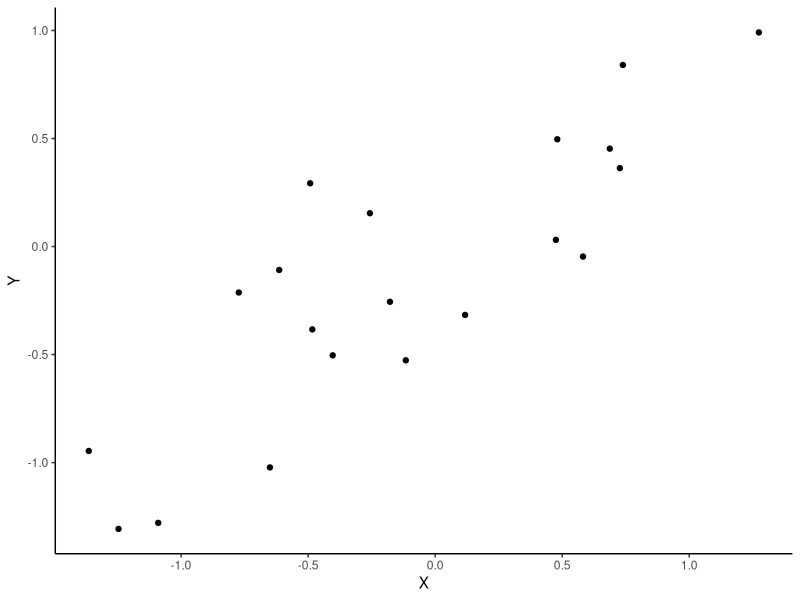
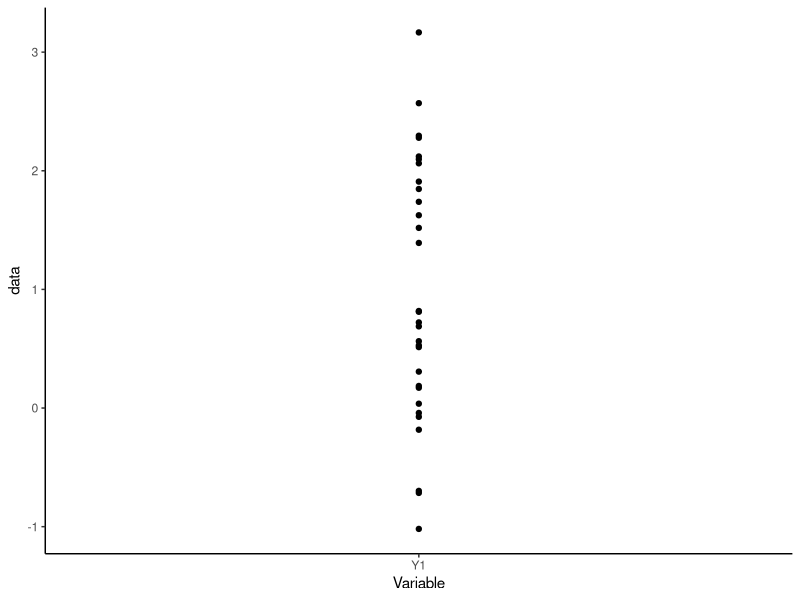
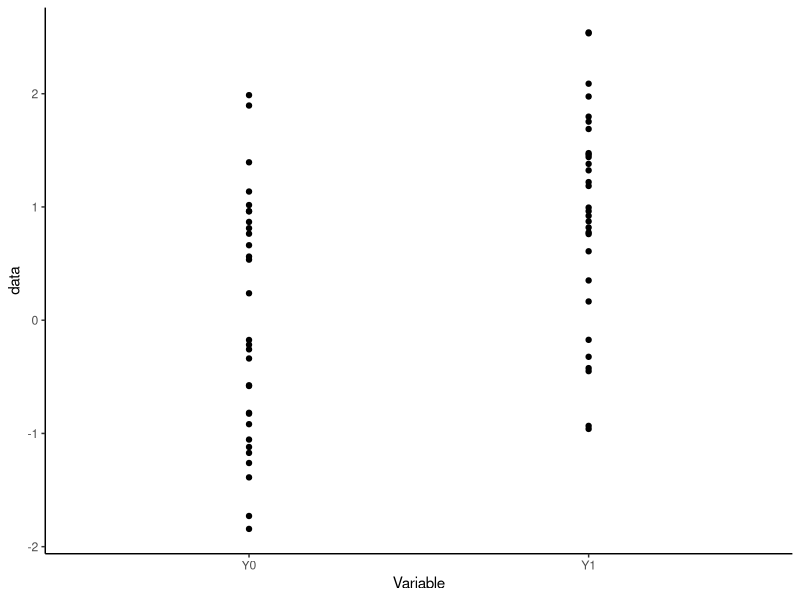
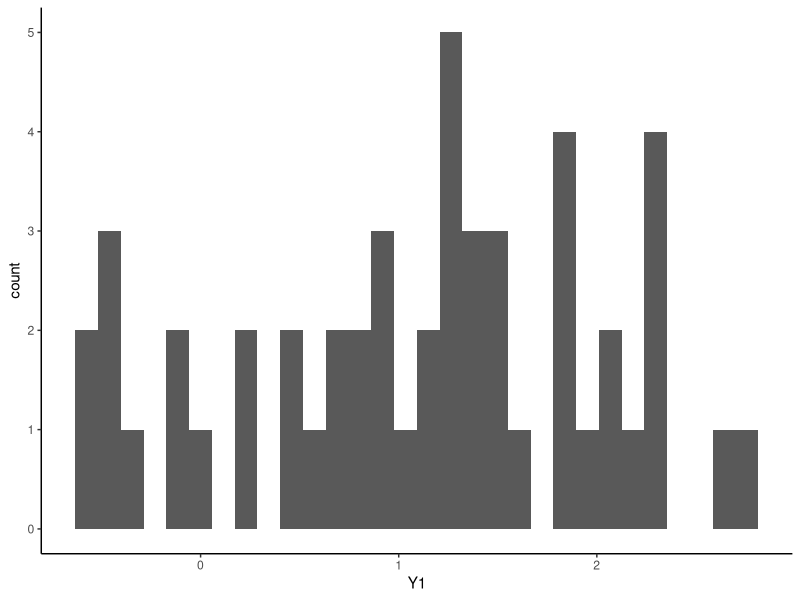
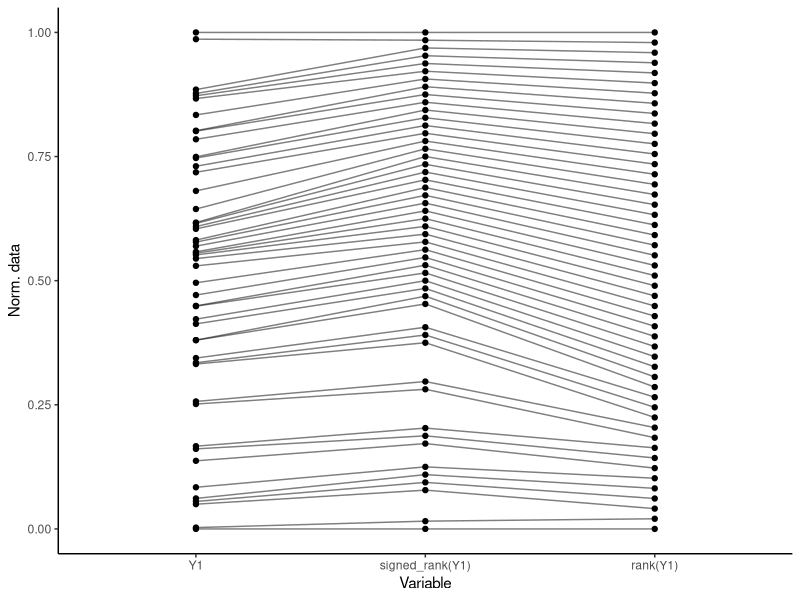
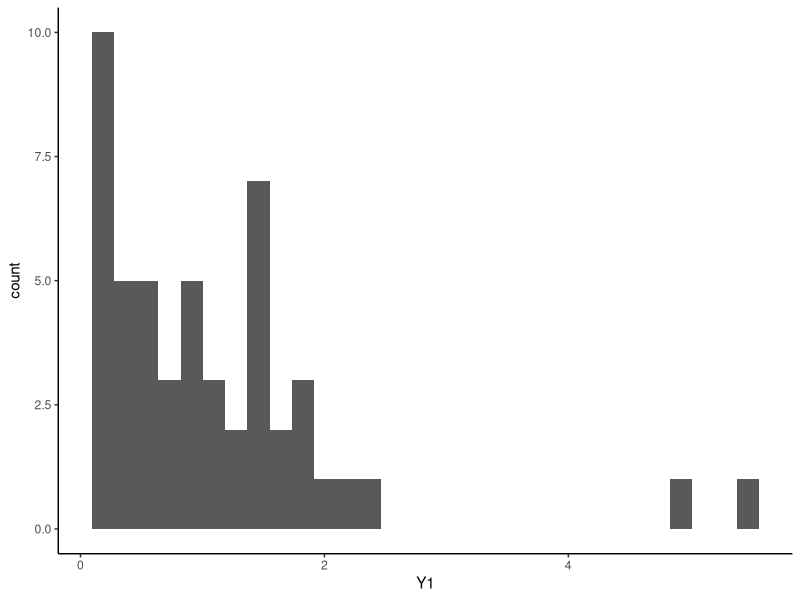
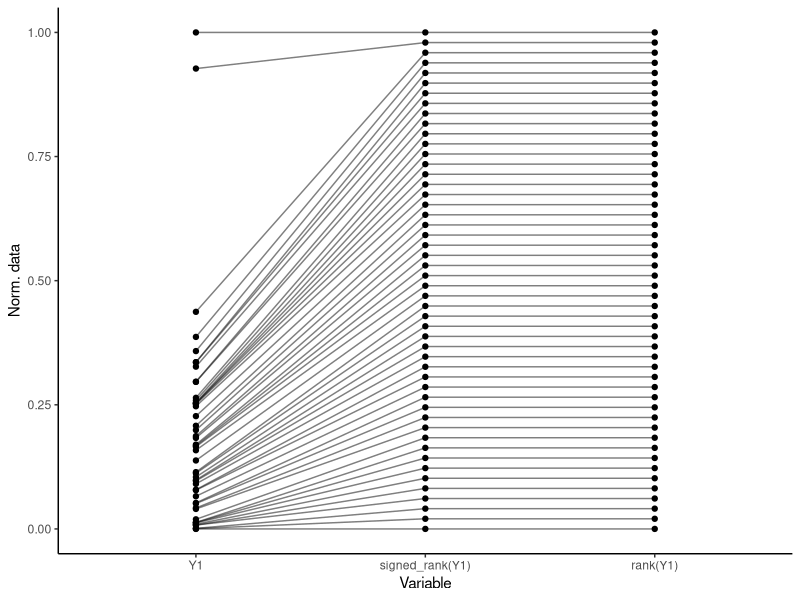
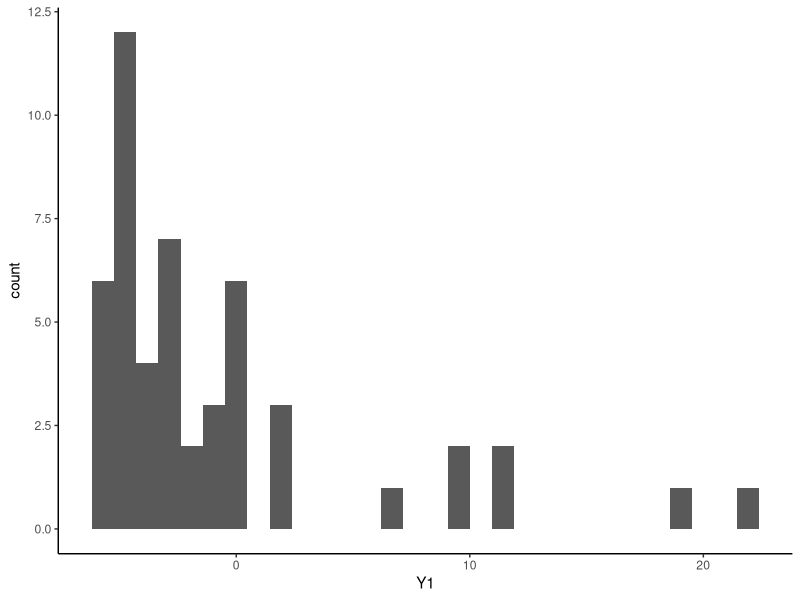

The R source for these figures, in order:
## ---- chunk 1
library(ggplot2)
library(tidyr)
library(dplyr)
library(broom)
library(MASS)
library(gridExtra)
library(grid)

signed_rank = function(x) sign(x) * rank(abs(x))

normalize <- function(x) {
    return ((x - min(x)) / (max(x) - min(x)))
  }
## ---- chunk 2
# Create some data that covaries
covar <- matrix(c(1, 0.8, 1, 0.8), ncol=2)
M <- mvrnorm(n = 20, rep(0, 2), Sigma=covar)
X <- M[,1]
Y <- M[,2]

M %>% 
  as.data.frame() %>% 
  ggplot(aes(x=V1, y=V2)) +
  geom_point() + 
  theme_classic() +
  labs(x="X", y="Y")

rm(M, covar)
## ---- chunk 3
# Built in Pearons
a <- cor.test(X,Y)
at <- tidy(a)

# Equivalent linear model
b <- lm(Y ~ 1 + X)
bt = tidy(b)[2, ]  # Only slope
bt$conf.low = confint(b)[2,1]
bt$conf.high = confint(b)[2,2]
bt$method <- "lm(y ~ 1 + x)"

print(full_join(at, bt))
## ---- chunk 4
Y1 <- rnorm(30, mean=1, sd=1)

df <- data.frame(data=Y1, name=rep("Y1", length(Y1))) 
df %>% 
  ggplot(aes(x=name, y=data)) + 
  geom_point() +
  theme_classic() +
  labs(x="Variable", y="data")
## ---- chunk 5
# Built-in t-test
a = t.test(Y1)
at <- tidy(a)
at$df = a$parameter

# Equivalent linear model
b = lm(Y1 ~ 1)
bt <- tidy(b)
bt$conf.low = confint(b)[1]
bt$conf.high = confint(b)[2]
bt$df = b$df.residual
bt$method <- "lm(y ~ 1)"

print(full_join(at, bt))
## ---- chunk 6
Y0 <- rnorm(30, mean=0, sd=1)
Y1 <- rnorm(30, mean=1, sd=1)

df0 <- data.frame(data=Y0, name=rep("Y0", length(Y0)), N=1:length(Y0)) 
df1 <- data.frame(data=Y1, name=rep("Y1", length(Y1)), N=1:length(Y1)) 

df <- full_join(df0, df1)
df %>% 
  ggplot(aes(x=name, y=data, group=N)) + 
  geom_point() +
  # geom_line(size=0.5) +
  theme_classic() +
  labs(x="Variable", y="data")

rm(df0, df1)
## ---- chunk 7
# Built-in t-test
a = t.test(Y0, Y1, var.equal = TRUE)
at <- tidy(a)

# Equivalent linear model
Y = c(Y0, Y1)
group = rep(c('Y0', 'Y1'), each = 30)
b = lm(Y ~ 1 + I(group=='Y0'))
bt <- tidy(b)
bt$method <- "Y ~ 1 + I(group=='Y0')"

tmp = at$conf.high
at$conf.high = -at$conf.low
at$conf.low = -tmp
at$estimate2 = at$estimate2 - at$estimate1  # Make it the difference
at$df = at$parameter

# lm
bt$conf.low = confint(b)[2,1]
bt$conf.high = confint(b)[2,2]
bt$estimate1 = bt$estimate[1]
bt$estimate2 = bt$estimate[2]
bt$df = b$df.residual
print(full_join(at, bt[2,]))
## ---- chunk 8
# Create some data that covaries
covar <- matrix(c(1, 0.8, 1, 0.8), ncol=2)
M <- mvrnorm(n = 20, rep(0, 2), Sigma=covar)
X <- M[,1]
Y <- M[,2]

# Built in Pearons
a <- cor.test(X, Y, method="spearman")
at <- tidy(a)

# Equivalent linear model
b <- lm(rank(Y) ~ 1 + rank(X))
bt = tidy(b)[2, ]  # Only slope
# bt$conf.low = confint(b)[2,1]
# bt$conf.high = confint(b)[2,2]
bt$method <- "lm(rank(y) ~ 1 + rank(x))"

print(full_join(at, bt))
rm(covar, M)
## ---- chunk 9
Y1 <- rnorm(50, mean=1, sd=1)

# Built-in t-test
a = wilcox.test(Y1) 
at <- tidy(a)
# at$df = a$parameter

# Equivalent linear model
b = lm(signed_rank(Y1) ~ 1)
bt <- tidy(b)
bt$method <- "lm(signed_rank(Y1) ~ 1)"

print(full_join(at, bt))
## ---- chunk 10
Y0 <- rnorm(30, mean=0, sd=1)
Y1 <- rnorm(30, mean=1, sd=1)

# Built-in t-test
a = wilcox.test(Y1, Y0)
at <- tidy(a)

# Equivalent linear model
Y = c(Y0, Y1)
group = rep(c('Y0', 'Y1'), each = 30)
b = lm(rank(Y) ~ 1 + I(group=='Y0'))
bt <- tidy(b)
bt$method <- "rank(Y) ~ 1 + I(group=='Y0')"

print(full_join(at, bt[2,]))
## ---- chunk 11
Y1 <- rnorm(50, mean=1, sd=1)
ggplot(data.frame(Y1), aes(Y1)) + geom_histogram() + theme_classic()
## ---- chunk 12
df0 <- data.frame(data=normalize(Y1), name=rep("Y1", length(Y1)), N=1:length(Y1)) 
df1 <- data.frame(data=normalize(rank(Y1)), name=rep("rank(Y1)", length(Y1)), N=1:length(Y1)) 
df2 <- data.frame(data=normalize(signed_rank(Y1)), name=rep("signed_rank(Y1)", length(Y1)), N=1:length(Y1)) 
df <- full_join(df0, df1)
df <- full_join(df, df2)
df$name <- factor(df$name, levels=c("Y1", "signed_rank(Y1)", "rank(Y1)"))
df %>% 
  ggplot(aes(x=name, y=data, group=N)) + 
  geom_point() +
  geom_line(size=0.5, alpha=0.5) +
  theme_classic() +
  labs(x="Variable", y="Norm. data")
## ---- chunk 13
Y1 <- rexp(50, rate=1)
ggplot(data.frame(Y1), aes(Y1)) + geom_histogram() + theme_classic()
## ---- chunk 14
df0 <- data.frame(data=normalize(Y1), name=rep("Y1", length(Y1)), N=1:length(Y1)) 
df1 <- data.frame(data=normalize(rank(Y1)), name=rep("rank(Y1)", length(Y1)), N=1:length(Y1)) 
df2 <- data.frame(data=normalize(signed_rank(Y1)), name=rep("signed_rank(Y1)", length(Y1)), N=1:length(Y1)) 
df <- full_join(df0, df1)
df <- full_join(df, df2)
df$name <- factor(df$name, levels=c("Y1", "signed_rank(Y1)", "rank(Y1)"))
df %>% 
  ggplot(aes(x=name, y=data, group=N)) + 
  geom_point() +
  geom_line(size=0.5, alpha=0.5) +
  theme_classic() +
  labs(x="Variable", y="Norm. data")
## ---- chunk 15
Y1 <- rlnorm(50, meanlog = 1, sdlog = 1) - 6
ggplot(data.frame(Y1), aes(Y1)) + geom_histogram() + theme_classic()
## ---- chunk 16
df0 <- data.frame(data=normalize(Y1), name=rep("Y1", length(Y1)), N=1:length(Y1)) 
df1 <- data.frame(data=normalize(rank(Y1)), name=rep("rank(Y1)", length(Y1)), N=1:length(Y1)) 
df2 <- data.frame(data=normalize(signed_rank(Y1)), name=rep("signed_rank(Y1)", length(Y1)), N=1:length(Y1)) 
df <- full_join(df0, df1)
df <- full_join(df, df2)
df$name <- factor(df$name, levels=c("Y1", "signed_rank(Y1)", "rank(Y1)"))
df %>% 
  ggplot(aes(x=name, y=data, group=N)) + 
  geom_point() +
  geom_line(size=0.5, alpha=0.5) +
  theme_classic() +
  labs(x="Variable", y="Norm. data")
## ---- chunk 17
N <- 30

m <- 0.1
b <- 0
X <- 1:N*m + b + rnorm(N, mean=0, sd=1)

m <- 0.6
b <- 0
Y <- 1:N*m + b + rnorm(N, mean=0, sd=1)

df <- data.frame(X=X, Y=Y, N=1:N)
df %>% 
  ggplot(aes(x=X, y=Y, color=N)) +
  geom_point() + 
  theme_classic() -> p1

df %>% 
  ggplot(aes(x=rank(X), y=rank(Y), color=N)) +
  geom_point() + 
  theme_classic() -> p2

grid.arrange(p1, p2)
## ---- chunk 18
N <- 1000

m <- -0.01
b <- 0
X <- 1:N*m + b + rnorm(N, mean=0, sd=3)

m <- -0.08
b <- 0
Y <- 1:N*m + b + rnorm(N, mean=0, sd=1)

df <- data.frame(X=X, Y=Y, N=1:N)
df %>% 
  ggplot(aes(x=X, y=Y, color=N)) +
  geom_point() + 
  theme_classic() -> p1

df %>% 
  ggplot(aes(x=rank(X), y=rank(Y), color=N)) +
  geom_point() + 
  theme_classic() -> p2

grid.arrange(p1, p2)
## ---- chunk 19
N <- 1000

m <- 0.01
b <- 0
X <- 1:N*m + b + rnorm(N, mean=0, sd=.5) 

m <- 0.08
b <- 0
Y <- 1:N*m + b 
Y[1:500] <- Y[1:500] + rnorm(500, mean=0, sd=.5)
Y[501:1000] <- Y[501:1000] + rnorm(500, mean=0, sd=20)

df <- data.frame(X=X, Y=Y, N=1:N)
df %>% 
  ggplot(aes(x=X, y=Y, color=N)) +
  geom_point() + 
  theme_classic() -> p1

df %>% 
  ggplot(aes(x=rank(X), y=rank(Y), color=N)) +
  geom_point() + 
  theme_classic() -> p2

grid.arrange(p1, p2)
## ---- chunk 20
N <- 1000

m <- 0.01
b <- 0
X <- 1:N*m + b + rnorm(N, mean=0, sd=1)

m <- 0.02
b <- 0.1
Y <- 1:N*m + b + rlnorm(N, meanlog = 0, sdlog = 1) 

df <- data.frame(X=X, Y=Y, N=1:N)
df %>% 
  ggplot(aes(x=X, y=Y, color=N)) +
  geom_point() + 
  theme_classic() -> p1

df %>% 
  ggplot(aes(x=rank(X), y=rank(Y), color=N)) +
  geom_point() + 
  theme_classic() -> p2

grid.arrange(p1, p2)
